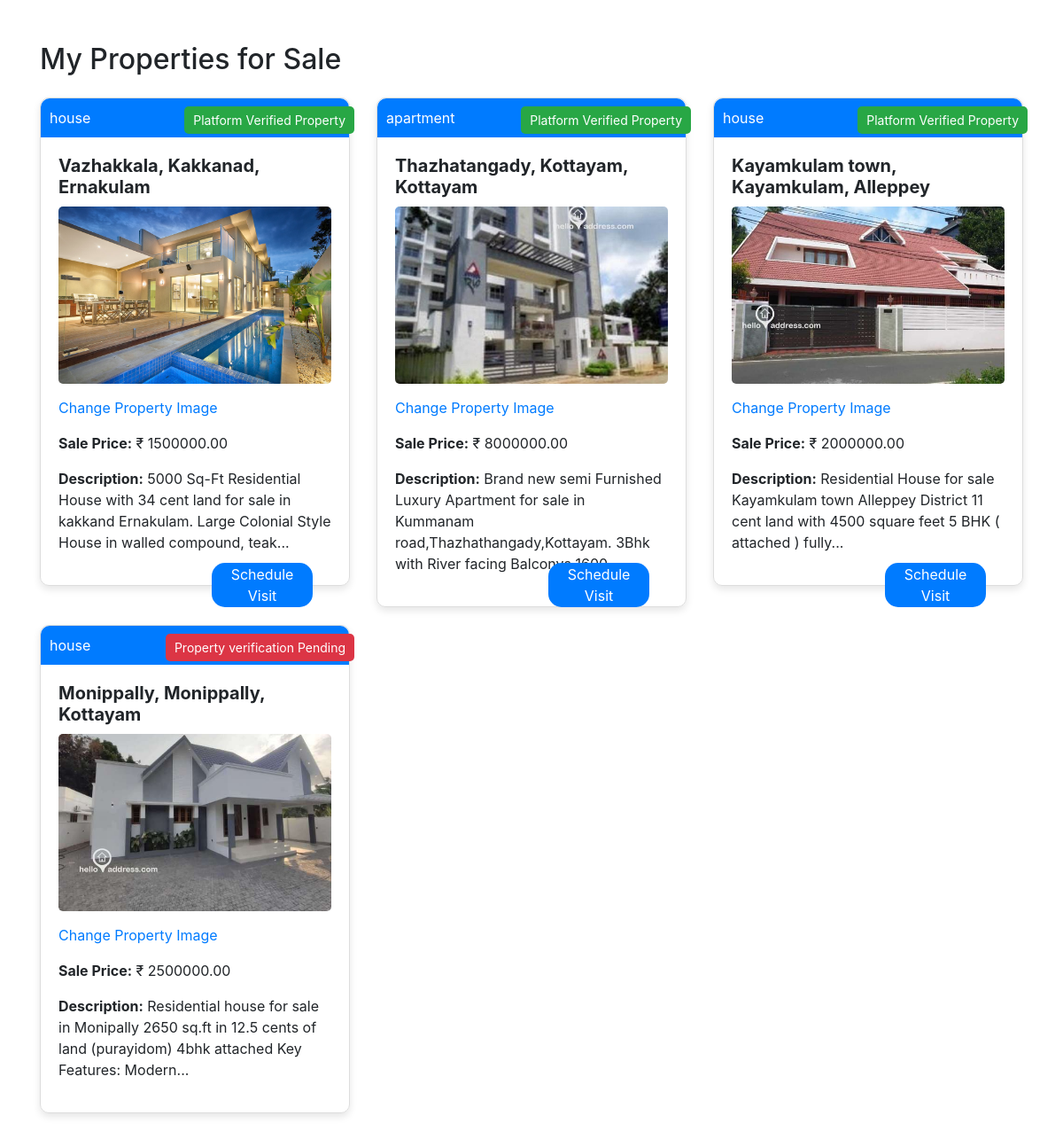
/my-properties/ (signed in), run on the app's committed database.
### rental/models.py (models this page shows)
class Propertysell(models.Model):
    PROPERTY_TYPES = [
        ('house', 'House'),
        ('apartment', 'Apartment'),
    ]
    VERIFICATION_CHOICES = [
        ('pending', 'Pending'),
        ('verified', 'Verified'),
        ('rejected', 'Rejected'),
    ]
    user_profile = models.ForeignKey(UserProfile, on_delete=models.CASCADE)
    property_type = models.CharField(max_length=20, choices=PROPERTY_TYPES)
    address = models.CharField(max_length=255)
    sale_price = models.DecimalField(max_digits=10, decimal_places=2)
    description = models.TextField()
    amenities = models.TextField()
    contact_information = models.CharField(max_length=100)
    property_images = models.ImageField(upload_to='property_images/')
    ownership = models.CharField(max_length=20)
    plot_area = models.CharField(max_length=20)
    constructed_year = models.IntegerField()
    ready_to_move = models.BooleanField(default=False)
    state = models.CharField(max_length=100)
    district = models.CharField(max_length=100)
    town = models.CharField(max_length=100)
    locality = models.CharField(max_length=100)
    street = models.CharField(max_length=100)
    verification_status = models.CharField(max_length=20, choices=VERIFICATION_CHOICES, default='pending')

### rental/views.py (the view)
# urls.py: path('my-properties/', views.view_properties, name='view_properties'),
def view_properties(request):
    if request.method == 'POST':
        tenant_id = request.POST.get('tenant')
        property_id = request.POST.get('property')
        visit_date = request.POST.get('visit_date')
        visit_time = request.POST.get('visit_time')
        note = request.POST.get('note')
        tenant = User.objects.get(pk=tenant_id)
        property = Propertysell.objects.get(pk=property_id)
        schedule = Schedule.objects.create(tenant=tenant, property=property, visit_date=visit_date, visit_time=visit_time, note=note)
        schedule.save()
        return render(request, 'view_properties.html')
    else:
        user_properties = Propertysell.objects.filter(user_profile__user=request.user)
        available_tenants = User.objects.filter(role='tenant')
        return render(request, 'view_properties.html', {'properties': user_properties, 'available_tenants': available_tenants})

### templates/view_properties.html (shortened to what this page needs)
{% load static %}
<!DOCTYPE html>
<html lang="en">
<head>
    <link rel="stylesheet" href="https://stackpath.bootstrapcdn.com/bootstrap/4.5.2/css/bootstrap.min.css">
</head>
<body>
    <div class="container mt-5">
        <h2 class="mb-4">My Properties for Sale</h2>
        <div class="row">
            {% for property in properties %}
            <div class="col-md-4">
                <div class="property-card">
                    <div class="property-card-header">
                        {{ property.property_type }}
                    </div>
                    <div class="property-card-body">
                        <h3 class="property-card-title">{{ property.address }}</h3>
                        <img src="{{ property.property_images.url }}" alt="Property Image" class="property-card-image">
                        <p class="card-text"><a href="{% url 'propsellimgup' property.id %}">Change Property Image</a></p>
                        <p><strong>Sale Price:</strong> ₹ {{ property.sale_price }}</p>
                        <p><strong>Description:</strong> {{ property.description }}</p>
                        {% if property.verification_status == 'verified' %}
                        <div class="verified-badge">
                             Platform Verified Property
                        </div>
                        <button class="schedule-visit-btn" data-toggle="modal" data-target="#scheduleVisitModal">Schedule Visit</button>
                        {% else %}
                        <div class="unverified-badge">
                             Property verification Pending
                        </div>
                        {% endif %}
                    </div>
                </div>
            </div>
            {% endfor %}
        </div>
    </div>
</body>
</html>

### templates/view_properties.html (style rules this page uses)
.property-card { border: 1px solid #ddd; border-radius: 10px; margin-bottom: 20px; box-shadow: 0 4px 8px rgba(0,0,0,0.1); }
.property-card-header { background-color: #007bff; color: #fff; padding: 10px; border-top-left-radius: 10px; border-top-right-radius: 10px; }
.property-card-body { padding: 20px; }
.property-card-title { font-size: 20px; font-weight: bold; margin-bottom: 10px; }
.property-card-image { width: 100%; height: 200px; object-fit: cover; border-radius: 5px; margin-bottom: 15px; }
.verified-badge { position: absolute; top: 10px; right: 10px; background-color: #28a745; color: #fff; padding: 5px 10px; border-radius: 5px; font-size: 14px; }
.unverified-badge { position: absolute; top: 10px; right: 10px; background-color: #dc3545; color: #fff; padding: 5px 10px; border-radius: 5px; font-size: 14px; }
.schedule-visit-btn { position: absolute; bottom: 20px; left: 70%; transform: translateX(-50%); background-color: #007bff; color: #fff; padding: 1px 10px; border: none; border-radius: 15px; cursor: pointer; transition: background-color 0.3s; }

### data on the page
Propertysell: property_type "house", address "Vazhakkala, Kakkanad, Ernakulam", property_images (picture), sale_price "1500000.00", description "5000 Sq-Ft Residential House with 34 cent land for sale in kakkand Ernakulam. Large Colonial Style House in walled compound, teak...", verification_status "Platform Verified Property"
Propertysell: property_type "apartment", address "Thazhatangady, Kottayam, Kottayam", property_images (picture), sale_price "8000000.00", description "Brand new semi Furnished Luxury Apartment for sale in Kummanam road,Thazhathangady,Kottayam. 3Bhk with River facing Balconys 1600...", verification_status "Platform Verified Property"
Propertysell: property_type "house", address "Kayamkulam town, Kayamkulam, Alleppey", property_images (picture), sale_price "2000000.00", description "Residential House for sale Kayamkulam town Alleppey District 11 cent land with 4500 square feet 5 BHK ( attached ) fully...", verification_status "Platform Verified Property"
Propertysell: property_type "house", address "Monippally, Monippally, Kottayam", property_images (picture), sale_price "2500000.00", description "Residential house for sale in Monipally 2650 sq.ft in 12.5 cents of land (purayidom) 4bhk attached Key Features: Modern...", verification_status "Property verification Pending"
